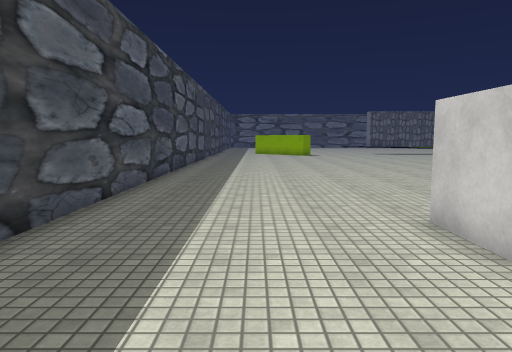
view 1 (above)

21 first-person views from a walk through a Unity game level. The camera is 1.4 m above the floor, tilts 6° down and sees 70° across. The floor is counted in squares, 1 m on a side. Each view is taken from the middle of a square. On the plan, view 1 faces up. The plan holds only what a view shows up to about 16 squares ahead; the rest is blank. The place goes on beyond the plan. Some animated figures are not drawn. Some surface patterns are stand-ins.

view 2
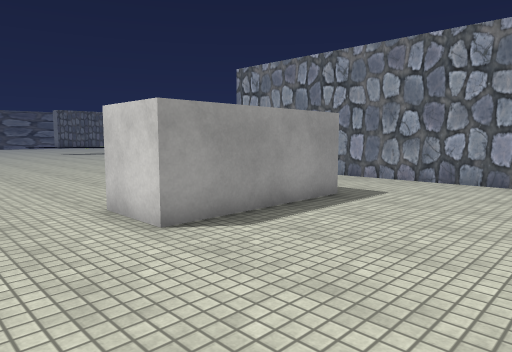

view 3
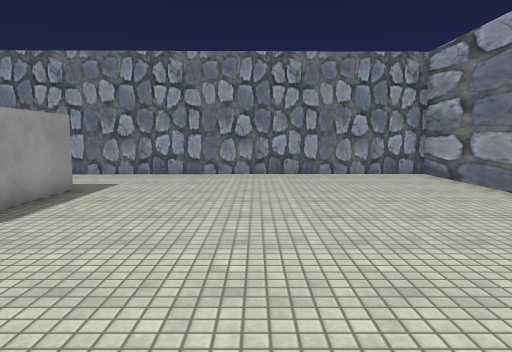

view 4
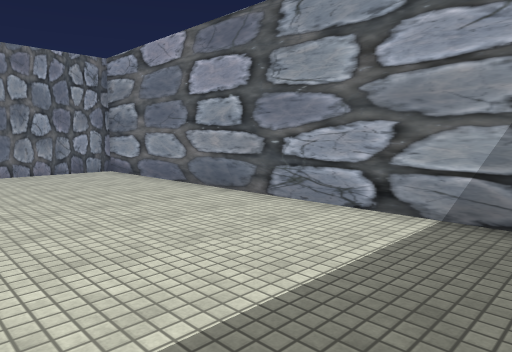

view 5
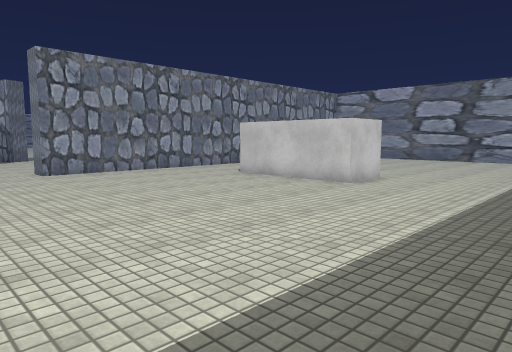

view 6
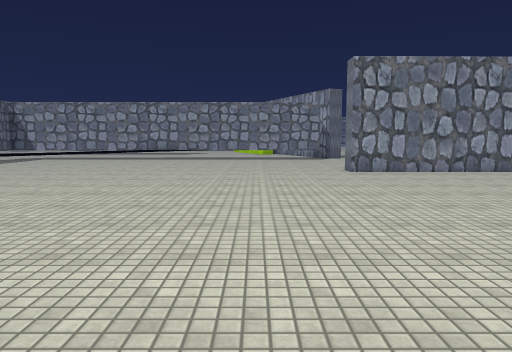

view 7
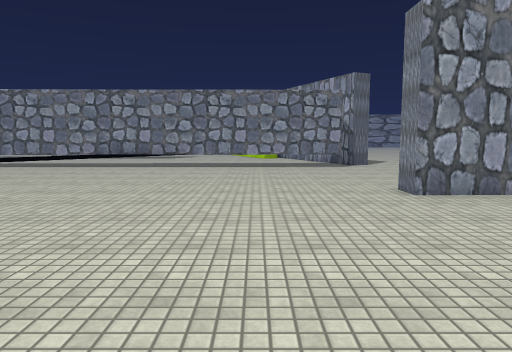

view 8
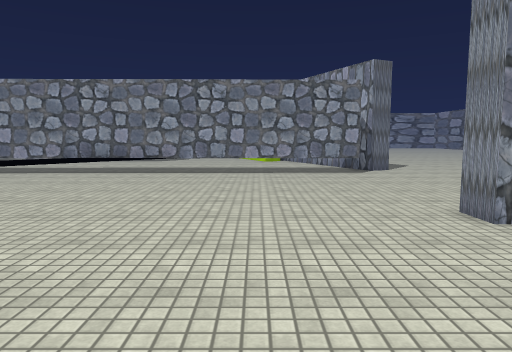

view 9
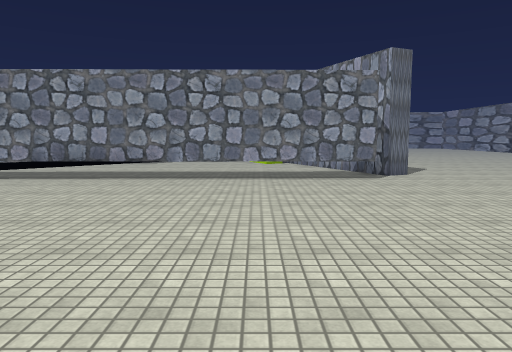

view 10
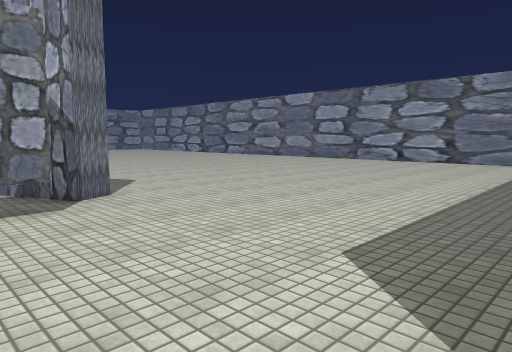

view 11
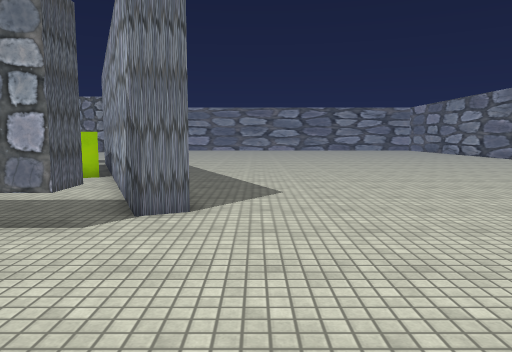

view 12
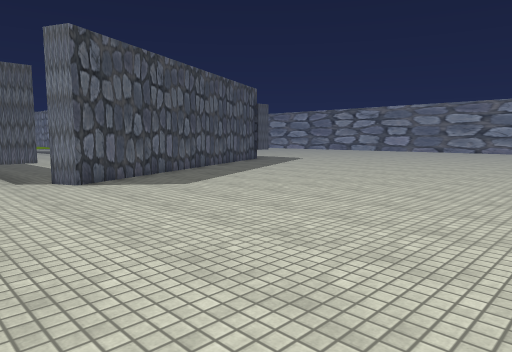

view 13
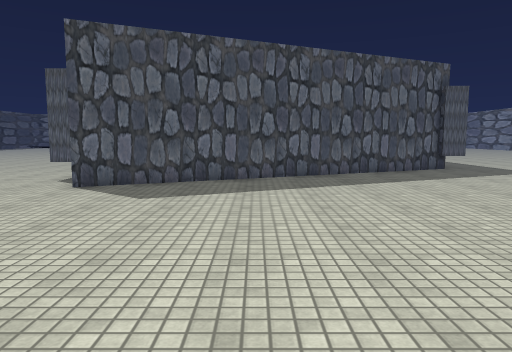

view 14
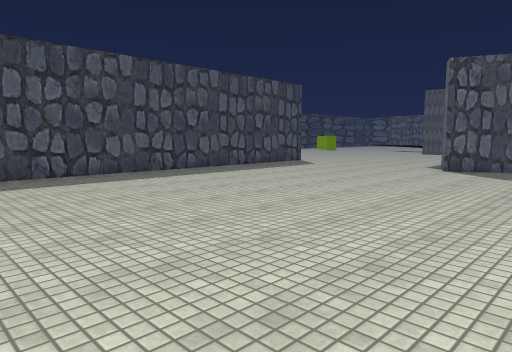

view 15
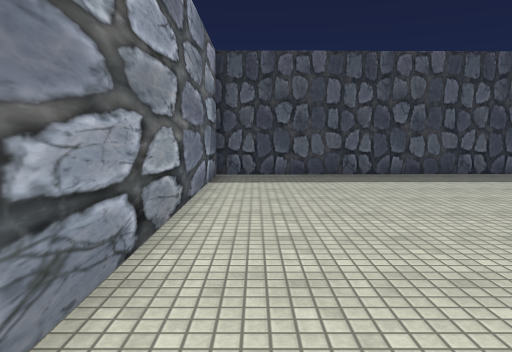

view 16
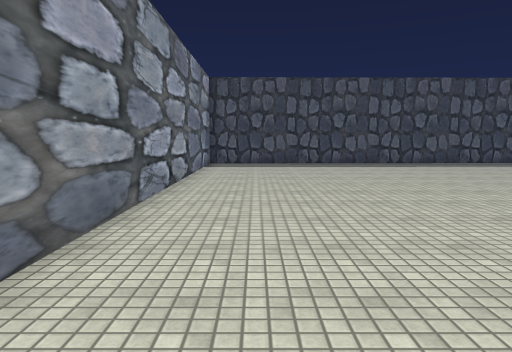

view 17
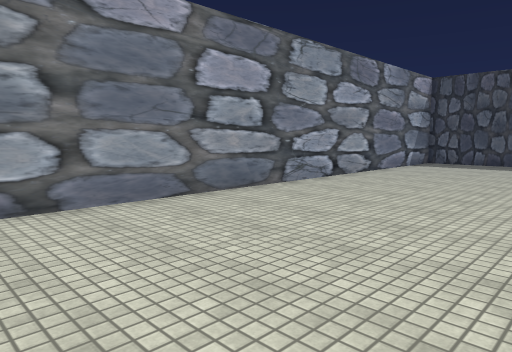

view 18
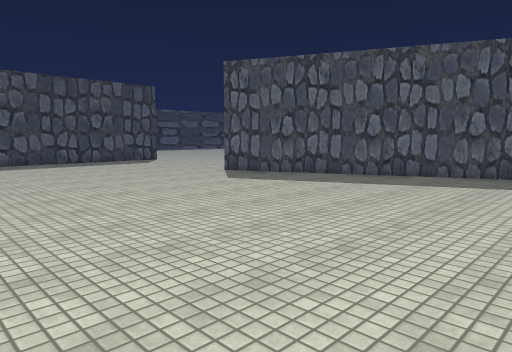

view 19
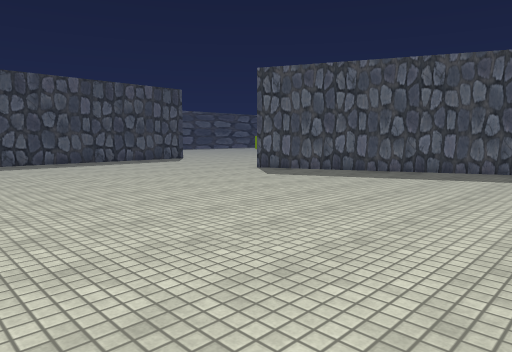

view 20
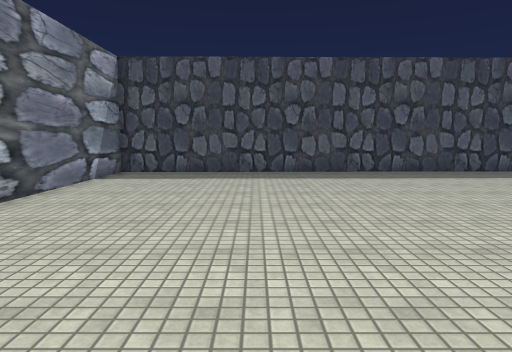

view 21
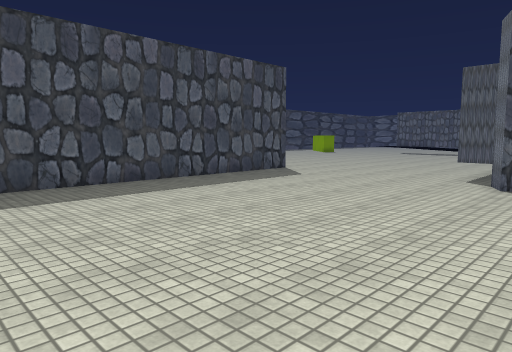

### Floor plan
Key: @ floor where view 1 was taken; # wall or solid block; . floor; ^ raised ledge; T thing the floor can be seen under or through.
Columns run from 4 left of view 1 to 34 right of it. Each row starts with its distance up from view 1.
 23            .........^   ^ ...
 22          ............^  ^ ...
 21         ..............^ ^ ^..
 20       .................^^ ...
 19      ...................T ...
 18    .....................T ...
 17    .....................T ...
 16 #.......................T ...        ##
 15 #.......................T ...  .######.
 14 #.......................T .....#####...
 13 #.......................T ...####......
 12 #...............##......TT.####........
 11 #...............##........###..........
 10 #...............##.....................
  9 #...............##....................
  8 #...............##....................
  7 #...............##....................
  6 #......######...##....................
  5 #......######...##.....................
  4  ......######...##.....................
  3   ..............##.....................
  2   ..............##.....................
  1     ............##.....................
  0     @...........##.....................
 -1  .. ............##...................
 -2    .............##.....................
 -3   ..............##....................
 -4   ..............##....................
 -5   ..............##....................
 -6   ..............##....................
 -7   ..............##....................
 -8   ####################################

Positions as (right, up) in squares from view 1, and headings:
1: (0, 0), facing up
2: (0, -1), facing up-right
3: (-2, -1), facing right
4: (-3, -1), facing down-right
5: (-3, 16), facing down-right
6: (-3, 16), facing right
7: (3, 16), facing right
8: (6, 16), facing right
9: (8, 16), facing right
10: (13, 14), facing down-right
11: (15, 9), facing right
12: (18, -1), facing up-right
13: (27, 0), facing up
14: (27, -6), facing up-left
15: (27, -6), facing left
16: (33, -5), facing left
17: (34, 0), facing down-left
18: (34, 0), facing up-left
19: (34, -2), facing up-left
20: (28, -2), facing left
21: (24, -1), facing up-left
